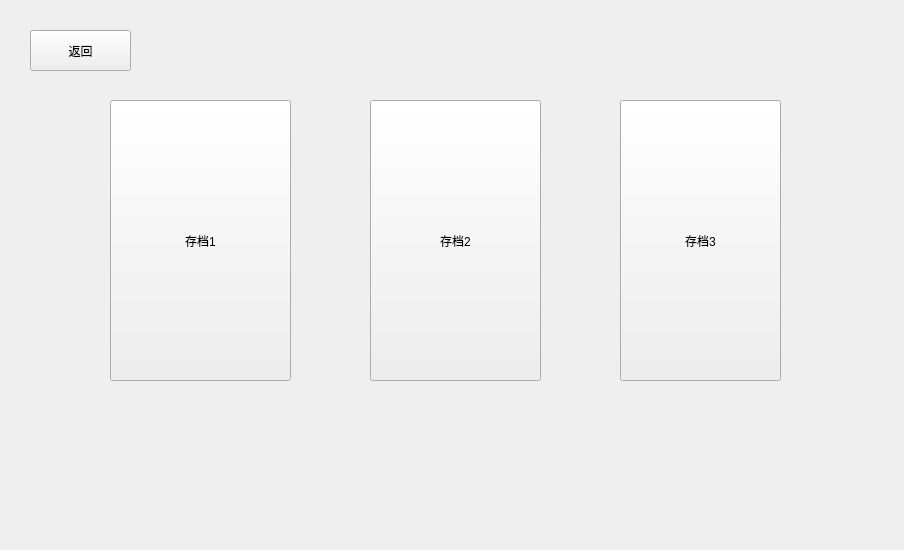
<?xml version="1.0" encoding="UTF-8"?>
<ui version="4.0">
 <class>Saving</class>
 <widget class="QWidget" name="Saving">
  <property name="geometry">
   <rect>
    <x>0</x>
    <y>0</y>
    <width>904</width>
    <height>550</height>
   </rect>
  </property>
  <property name="windowTitle">
   <string>Form</string>
  </property>
  <widget class="QPushButton" name="pushButton">
   <property name="geometry">
    <rect>
     <x>30</x>
     <y>30</y>
     <width>101</width>
     <height>41</height>
    </rect>
   </property>
   <property name="text">
    <string>返回</string>
   </property>
  </widget>
  <widget class="QPushButton" name="pushButton_2">
   <property name="geometry">
    <rect>
     <x>110</x>
     <y>100</y>
     <width>181</width>
     <height>281</height>
    </rect>
   </property>
   <property name="text">
    <string>存档1</string>
   </property>
  </widget>
  <widget class="QPushButton" name="pushButton_3">
   <property name="geometry">
    <rect>
     <x>370</x>
     <y>100</y>
     <width>171</width>
     <height>281</height>
    </rect>
   </property>
   <property name="text">
    <string>存档2</string>
   </property>
  </widget>
  <widget class="QPushButton" name="pushButton_4">
   <property name="geometry">
    <rect>
     <x>620</x>
     <y>100</y>
     <width>161</width>
     <height>281</height>
    </rect>
   </property>
   <property name="text">
    <string>存档3</string>
   </property>
  </widget>
 </widget>
 <resources/>
 <connections/>
</ui>
